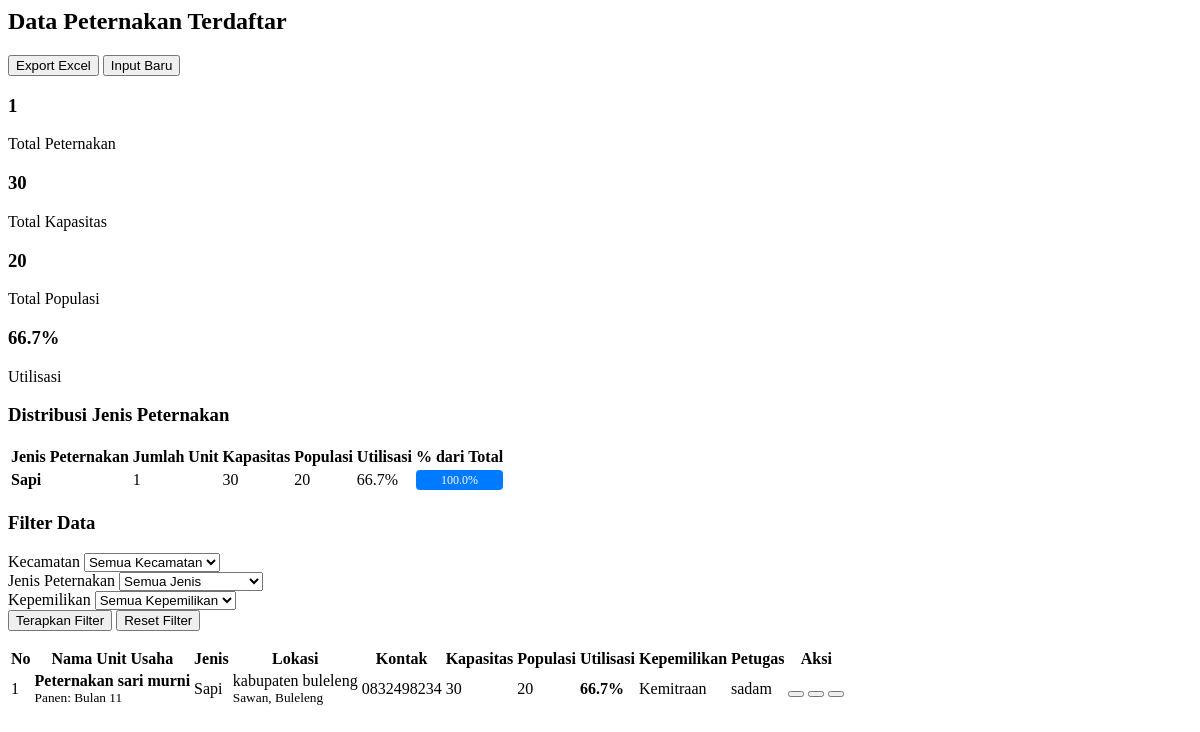
Page /modules/peternakan/data.php on the committed database.
### tables this page shows
CREATE TABLE `peternakan` (
  `id` int NOT NULL,
  `nama_unit_usaha` varchar(100) DEFAULT NULL,
  `jenis_peternakan` varchar(50) DEFAULT NULL,
  `alamat` text,
  `desa_id` int DEFAULT NULL,
  `kecamatan_id` int DEFAULT NULL,
  `telepon` varchar(20) DEFAULT NULL,
  `kapasitas_kandang` int DEFAULT NULL,
  `jumlah_populasi` int DEFAULT NULL,
  `kepemilikan` enum('Pribadi','Kemitraan','Kelompok') DEFAULT 'Pribadi',
  `bulan_panen` varchar(20) DEFAULT NULL,
  `created_by` int DEFAULT NULL,
  `created_at` timestamp NULL DEFAULT CURRENT_TIMESTAMP,
  `updated_at` timestamp NULL DEFAULT CURRENT_TIMESTAMP ON UPDATE CURRENT_TIMESTAMP
);

CREATE TABLE `desa` (
  `id` int NOT NULL,
  `kecamatan_id` int DEFAULT NULL,
  `nama_desa` varchar(50) NOT NULL,
  `created_at` timestamp NULL DEFAULT CURRENT_TIMESTAMP
);

CREATE TABLE `kecamatan` (
  `id` int NOT NULL,
  `nama_kecamatan` varchar(50) NOT NULL,
  `created_at` timestamp NULL DEFAULT CURRENT_TIMESTAMP
);

CREATE TABLE `users` (
  `id` int NOT NULL,
  `fullname` varchar(100) NOT NULL,
  `email` varchar(100) NOT NULL,
  `username` varchar(50) NOT NULL,
  `password` varchar(255) NOT NULL,
  `phone` varchar(20) DEFAULT NULL,
  `role` enum('admin','petugas_kesmavet','petugas_keswan','petugas_bitpro','kepala_dinas') DEFAULT 'petugas_keswan',
  `is_active` tinyint(1) DEFAULT '1',
  `created_at` timestamp NULL DEFAULT CURRENT_TIMESTAMP,
  `updated_at` timestamp NULL DEFAULT CURRENT_TIMESTAMP ON UPDATE CURRENT_TIMESTAMP
);

### config/database.php (called while the page is built, shortened)
<?php
function getDBConnection()
{
    static $pdo = null;
    if ($pdo === null) {
        try {
            $dsn = "mysql:host=" . DB_HOST . ";dbname=" . DB_NAME . ";charset=" . DB_CHARSET;
            $pdo = new PDO($dsn, DB_USER, DB_PASS, PDO_OPTIONS);
        } catch (PDOException $e) {
            error_log("Database connection failed: " . $e->getMessage());
            die("Database connection failed. Please check your configuration.");
        }
    }
    return $pdo;
}
function executeQuery($sql, $params = [])
{
    try {
        $pdo = getDBConnection();
        $stmt = $pdo->prepare($sql);
        $stmt->execute($params);
        return $stmt;
    } catch (PDOException $e) {
        echo "<pre>";
        echo "Query: $sql\n";
        echo "Params: ";
        print_r($params);
        echo "Error: " . $e->getMessage();
        echo "</pre>";
        throw new Exception("Database query failed");
    }
}
function fetchOne($sql, $params = [])
{
    $stmt = executeQuery($sql, $params);
    return $stmt->fetch();
}
function fetchAll($sql, $params = [])
{
    $stmt = executeQuery($sql, $params);
    return $stmt->fetchAll();
}

### modules/peternakan/data.php (the view, shortened to what this page needs)
<?php
$sql = "SELECT p.*, k.nama_kecamatan, d.nama_desa, u.fullname as petugas
        FROM peternakan p
        LEFT JOIN kecamatan k ON p.kecamatan_id = k.id
        LEFT JOIN desa d ON p.desa_id = d.id
        LEFT JOIN users u ON p.created_by = u.id
        WHERE 1=1";
$params = [];
$sql .= " ORDER BY k.nama_kecamatan, d.nama_desa, p.nama_unit_usaha";
$data = fetchAll($sql, $params);
$summarySql = "SELECT
                COUNT(*) as total_peternakan,
                SUM(kapasitas_kandang) as total_kapasitas,
                SUM(jumlah_populasi) as total_populasi,
                COUNT(DISTINCT kecamatan_id) as kecamatan_terdata,
                COUNT(DISTINCT jenis_peternakan) as jenis_ternak
               FROM peternakan";
$summary = fetchOne($summarySql);
$statsByJenisSql = "SELECT jenis_peternakan,
                    COUNT(*) as jumlah,
                    SUM(kapasitas_kandang) as kapasitas,
                    SUM(jumlah_populasi) as populasi
                    FROM peternakan
                    GROUP BY jenis_peternakan
                    ORDER BY jumlah DESC";
$statsByJenis = fetchAll($statsByJenisSql);
?>
<div class="module-container">
    <div class="module-header">
        <h2><i class="fas fa-list"></i> Data Peternakan Terdaftar</h2>
        <div class="header-actions">
            <button class="btn btn-success" onclick="exportToExcel('peternakanTable', 'data-peternakan')">
                <i class="fas fa-file-excel"></i> Export Excel
            </button>
            <button class="btn btn-primary" onclick="window.location.href='?module=peternakan&action=input'">
                <i class="fas fa-plus"></i> Input Baru
            </button>
        </div>
    </div>
    <div class="summary-cards">
        <div class="summary-card">
            <div class="summary-content">
                <h3><?php echo number_format($summary['total_peternakan'] ?? 0, 0, ',', '.'); ?></h3>
                <p>Total Peternakan</p>
            </div>
        </div>
        <div class="summary-card">
            <div class="summary-content">
                <h3><?php echo number_format($summary['total_kapasitas'] ?? 0, 0, ',', '.'); ?></h3>
                <p>Total Kapasitas</p>
            </div>
        </div>
        <div class="summary-card">
            <div class="summary-content">
                <h3><?php echo number_format($summary['total_populasi'] ?? 0, 0, ',', '.'); ?></h3>
                <p>Total Populasi</p>
            </div>
        </div>
        <div class="summary-card">
            <div class="summary-content">
                <h3>
                    <?php
                    $kapasitas = $summary['total_kapasitas'] ?? 1;
                    $populasi = $summary['total_populasi'] ?? 0;
                    $utilisasi = $kapasitas > 0 ? ($populasi / $kapasitas) * 100 : 0;
                    echo number_format($utilisasi, 1) . '%';
                    ?>
                </h3>
                <p>Utilisasi</p>
            </div>
        </div>
    </div>
    <div class="stats-table">
        <h3><i class="fas fa-chart-pie"></i> Distribusi Jenis Peternakan</h3>
        <table class="data-table">
            <thead>
                <tr>
                    <th>Jenis Peternakan</th>
                    <th>Jumlah Unit</th>
                    <th>Kapasitas</th>
                    <th>Populasi</th>
                    <th>Utilisasi</th>
                    <th>% dari Total</th>
                </tr>
            </thead>
            <tbody>
                <?php foreach ($statsByJenis as $stat): ?>
                    <?php
                    $utilisasi = $stat['kapasitas'] > 0 ? ($stat['populasi'] / $stat['kapasitas']) * 100 : 0;
                    $percentage = $summary['total_peternakan'] > 0 ? ($stat['jumlah'] / $summary['total_peternakan']) * 100 : 0;
                    ?>
                    <tr>
                        <td>
                            <strong>
                                <?php echo ucwords(str_replace('_', ' ', $stat['jenis_peternakan'])); ?>
                            </strong>
                        </td>
                        <td class="text-center"><?php echo $stat['jumlah']; ?></td>
                        <td class="text-center"><?php echo number_format($stat['kapasitas'], 0, ',', '.'); ?></td>
                        <td class="text-center"><?php echo number_format($stat['populasi'], 0, ',', '.'); ?></td>
                        <td class="text-center">
                            <span class="<?php echo $utilisasi > 100 ? 'text-danger' : ($utilisasi > 80 ? 'text-warning' : 'text-success'); ?>">
                                <?php echo number_format($utilisasi, 1); ?>%
                            </span>
                        </td>
                        <td class="text-center">
                            <div class="progress">
                                <div class="progress-bar" style="width: <?php echo $percentage; ?>%">
                                    <?php echo number_format($percentage, 1); ?>%
                                </div>
                            </div>
                        </td>
                    </tr>
                <?php endforeach; ?>
            </tbody>
        </table>
    </div>
    <div class="filter-card">
        <h3><i class="fas fa-filter"></i> Filter Data</h3>
        <form method="GET" action="" class="filter-form">
            <div class="form-row">
                <div class="form-group">
                    <label for="kecamatan">Kecamatan</label>
                    <select id="kecamatan" name="kecamatan">
                        <option value="">Semua Kecamatan</option>
                    </select>
                </div>
                <div class="form-group">
                    <label for="jenis_peternakan">Jenis Peternakan</label>
                    <select id="jenis_peternakan" name="jenis_peternakan">
                        <option value="">Semua Jenis</option>
                    </select>
                </div>
                <div class="form-group">
                    <label for="kepemilikan">Kepemilikan</label>
                    <select id="kepemilikan" name="kepemilikan">
                        <option value="">Semua Kepemilikan</option>
                    </select>
                </div>
            </div>
            <div class="form-actions">
                <button type="submit" class="btn btn-primary">
                    <i class="fas fa-search"></i> Terapkan Filter
                </button>
                <button type="button" class="btn btn-secondary" onclick="resetFilter()">
                    <i class="fas fa-redo"></i> Reset Filter
                </button>
            </div>
        </form>
    </div>
    <div class="data-card">
        <div class="table-responsive">
            <table id="peternakanTable" class="data-table">
                <thead>
                    <tr>
                        <th>No</th>
                        <th>Nama Unit Usaha</th>
                        <th>Jenis</th>
                        <th>Lokasi</th>
                        <th>Kontak</th>
                        <th>Kapasitas</th>
                        <th>Populasi</th>
                        <th>Utilisasi</th>
                        <th>Kepemilikan</th>
                        <th>Petugas</th>
                        <th>Aksi</th>
                    </tr>
                </thead>
                <tbody>
                    <?php if (empty($data)): ?>
                        <tr>
                            <td colspan="11" class="text-center">Tidak ada data peternakan</td>
                        </tr>
                    <?php else: ?>
                        <?php foreach ($data as $index => $row): ?>
                            <?php
                            $utilisasi = $row['kapasitas_kandang'] > 0 ?
                                        ($row['jumlah_populasi'] / $row['kapasitas_kandang']) * 100 : 0;
                            $utilisasiClass = $utilisasi > 100 ? 'text-danger' :
                                            ($utilisasi > 80 ? 'text-warning' : 'text-success');
                            ?>
                            <tr>
                                <td><?php echo $index + 1; ?></td>
                                <td>
                                    <strong><?php echo htmlspecialchars($row['nama_unit_usaha']); ?></strong>
                                    <?php if ($row['bulan_panen']): ?>
                                        <br><small>Panen: Bulan <?php echo $row['bulan_panen']; ?></small>
                                    <?php endif; ?>
                                </td>
                                <td>
                                    <span class="badge badge-primary">
                                        <?php echo ucwords(str_replace('_', ' ', $row['jenis_peternakan'])); ?>
                                    </span>
                                </td>
                                <td>
                                    <?php echo htmlspecialchars($row['alamat']); ?><br>
                                    <small>
                                        <?php echo $row['nama_desa']; ?>, <?php echo $row['nama_kecamatan']; ?>
                                    </small>
                                </td>
                                <td>
                                    <?php if ($row['telepon']): ?>
                                        <i class="fas fa-phone"></i> <?php echo htmlspecialchars($row['telepon']); ?>
                                    <?php else: ?>
                                        <span class="text-muted">-</span>
                                    <?php endif; ?>
                                </td>
                                <td class="text-center"><?php echo number_format($row['kapasitas_kandang'], 0, ',', '.'); ?></td>
                                <td class="text-center"><?php echo number_format($row['jumlah_populasi'], 0, ',', '.'); ?></td>
                                <td class="text-center">
                                    <span class="<?php echo $utilisasiClass; ?>">
                                        <strong><?php echo number_format($utilisasi, 1); ?>%</strong>
                                    </span>
                                </td>
                                <td>
                                    <span class="badge badge-secondary">
                                        <?php echo $row['kepemilikan']; ?>
                                    </span>
                                </td>
                                <td><?php echo htmlspecialchars($row['petugas'] ?: '-'); ?></td>
                                <td>
                                    <div class="action-buttons">
                                        <button class="btn-action btn-edit"
                                                onclick="editData(<?php echo $row['id']; ?>)"
                                                title="Edit">
                                        </button>
                                        <button class="btn-action btn-delete"
                                                onclick="deleteData(<?php echo $row['id']; ?>, 'peternakan')"
                                                title="Hapus">
                                        </button>
                                        <button class="btn-action btn-view"
                                                onclick="viewDetails(<?php echo $row['id']; ?>)"
                                                title="Detail">
                                        </button>
                                    </div>
                                </td>
                            </tr>
                        <?php endforeach; ?>
                    <?php endif; ?>
                </tbody>
            </table>
        </div>
    </div>
</div>

### modules/peternakan/data.php (style rules this page uses)
.progress { height: 20px; background-color: #e9ecef; border-radius: 4px; overflow: hidden; }
.progress-bar { height: 100%; background-color: #007bff; color: white; display: flex; align-items: center; justify-content: center; font-size: 12px; transition: width 0.3s ease; }

### rows in the picture
peternakan: nama_unit_usaha "Peternakan sari murni", bulan_panen "11", jenis_peternakan "Sapi", alamat "kabupaten buleleng", desa.nama_desa "Sawan", kecamatan.nama_kecamatan "Buleleng", telepon "0832498234", kapasitas_kandang "30", jumlah_populasi "20", utilisasi "66.7", kepemilikan "Kemitraan", created_by.fullname "sadam"

### other values in the picture
$summary['total_peternakan'] "1"
$summary['total_kapasitas'] "30"
$summary['total_populasi'] "20"
$utilisasi "66.7"
str_replace('_', ' ', $stat['jenis_peternakan']) "Sapi"
$stat['jumlah'] "1"
$stat['kapasitas'] "30"
$stat['populasi'] "20"
$percentage "100.0"
